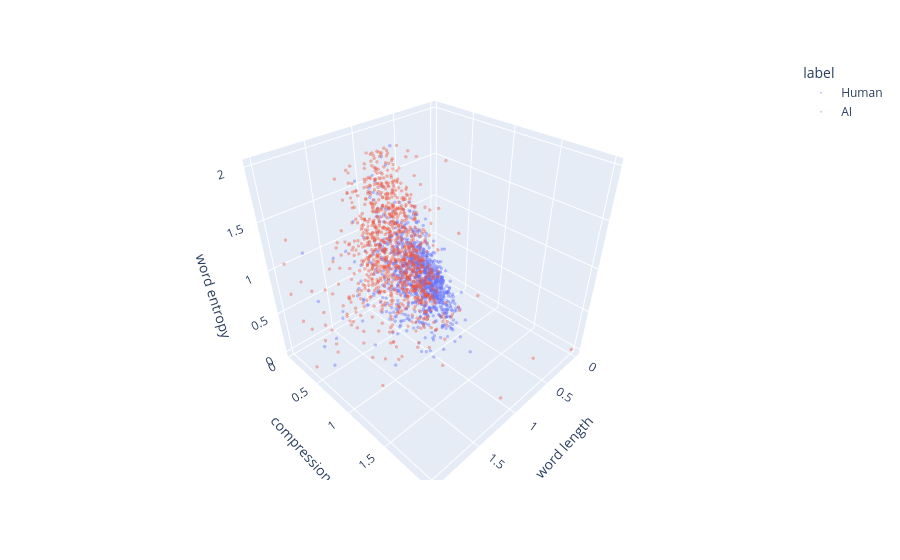

Notebook cell for this chart:
### Code cell
import plotly.express as px
import pandas as pd

# Choose features
feat_names = ["line length", "word length", "blank lines", "compression", "word entropy"]
idx1, idx2, idx3 = 1, 3, 4

human1 = np.clip([x for x in human_feat_lists[idx1][:1000]], 0, 2)
human2 = np.clip([x for x in human_feat_lists[idx2][:1000]], 0, 2)
human3 = np.clip([x for x in human_feat_lists[idx3][:1000]], 0, 2)
ai1 = np.clip([x for x in ai_feat_lists[idx1][:1000]], 0, 2)
ai2 = np.clip([x for x in ai_feat_lists[idx2][:1000]], 0, 2)
ai3 = np.clip([x for x in ai_feat_lists[idx3][:1000]], 0, 2)

feat1, feat2, feat3 = feat_names[idx1], feat_names[idx2], feat_names[idx3] 

df_human = pd.DataFrame({
    feat1: human1,
    feat2: human2,
    feat3: human3,
    "label": ["Human"] * len(human1)
})

df_ai = pd.DataFrame({
    feat1: ai1,
    feat2: ai2,
    feat3: ai3,
    "label": ["AI"] * len(ai1)
})

df = pd.concat([df_human, df_ai], ignore_index=True)

fig = px.scatter_3d(df, x=feat1, y=feat2, z=feat3, color='label')
fig.update_traces(marker=dict(size=2), opacity=0.4)
fig.show()

### Figure 1 — Plotly figure (JSON) as saved in the notebook; plotly's stock layout.template omitted (floating-point values rounded to 4 significant figures; data arrays with more than 128 entries replaced by an {"elided": "..."} marker saying what was removed)
{"data": [{"hovertemplate": "label=Human<br>word length=%{x}<br>compression=%{y}<br>word entropy=%{z}<extra></extra>", "legendgroup": "Human", "marker": {"color": "#636efa", "size": 2, "symbol": "circle"}, "mode": "markers", "name": "Human", "opacity": 0.4, "scene": "scene", "showlegend": true, "type": "scatter3d", "x": {"elided": "1000 float values"}, "y": {"elided": "1000 float values"}, "z": {"elided": "1000 float values"}}, {"hovertemplate": "label=AI<br>word length=%{x}<br>compression=%{y}<br>word entropy=%{z}<extra></extra>", "legendgroup": "AI", "marker": {"color": "#EF553B", "size": 2, "symbol": "circle"}, "mode": "markers", "name": "AI", "opacity": 0.4, "scene": "scene", "showlegend": true, "type": "scatter3d", "x": {"elided": "1000 float values"}, "y": {"elided": "1000 float values"}, "z": {"elided": "1000 float values"}}], "layout": {"legend": {"title": {"text": "label"}, "tracegroupgap": 0}, "margin": {"t": 60}, "scene": {"domain": {"x": [0, 1], "y": [0, 1]}, "xaxis": {"title": {"text": "word length"}}, "yaxis": {"title": {"text": "compression"}}, "zaxis": {"title": {"text": "word entropy"}}}}}
